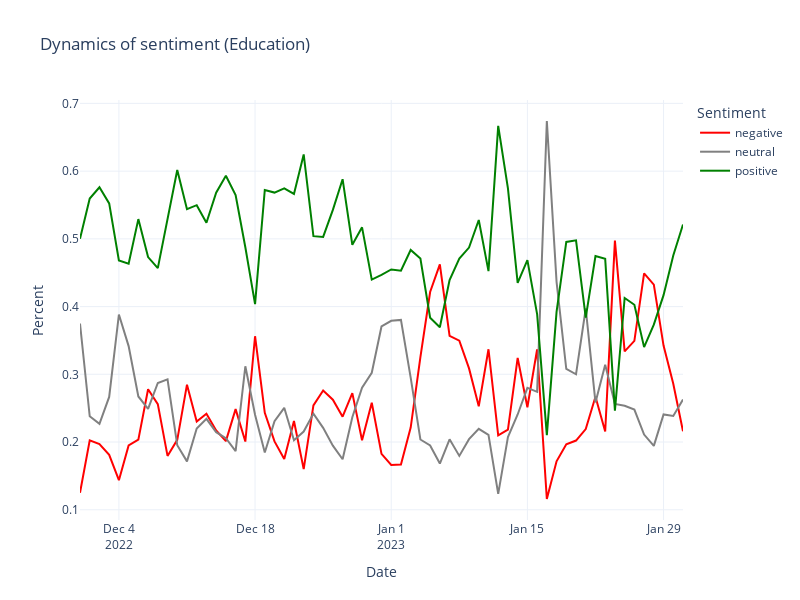

Source (notebook cell):
### Code cell
plot_sentiment(edu.loc[edu.topics_renamed != "Outliers"],date_column = "date",title="Dynamics of sentiment (Education)")
